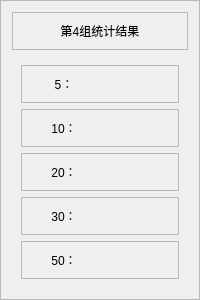
       <widget class="QFrame" name="frame_37">
        <property name="frameShape">
         <enum>QFrame::StyledPanel</enum>
        </property>
        <property name="frameShadow">
         <enum>QFrame::Raised</enum>
        </property>
        <layout class="QGridLayout" name="gridLayout_63">
         <item row="0" column="0">
          <widget class="QFrame" name="frame12">
           <property name="maximumSize">
            <size>
             <width>16777215</width>
             <height>50</height>
            </size>
           </property>
           <property name="frameShape">
            <enum>QFrame::StyledPanel</enum>
           </property>
           <property name="frameShadow">
            <enum>QFrame::Raised</enum>
           </property>
           <layout class="QGridLayout" name="gridLayout_39">
            <item row="0" column="0">
             <widget class="QLabel" name="label_58">
              <property name="text">
               <string>第4组统计结果</string>
              </property>
              <property name="alignment">
               <set>Qt::AlignCenter</set>
              </property>
             </widget>
            </item>
           </layout>
          </widget>
         </item>
         <item row="1" column="0">
          <widget class="QWidget" name="widget_6" native="true">
           <layout class="QGridLayout" name="gridLayout_40">
            <item row="0" column="0">
             <widget class="QFrame" name="frame_39">
              <property name="frameShape">
               <enum>QFrame::StyledPanel</enum>
              </property>
              <property name="frameShadow">
               <enum>QFrame::Raised</enum>
              </property>
              <layout class="QGridLayout" name="gridLayout_41">
               <item row="0" column="0">
                <widget class="QLabel" name="label_59">
                 <property name="layoutDirection">
                  <enum>Qt::LeftToRight</enum>
                 </property>
                 <property name="text">
                  <string>5：</string>
                 </property>
                 <property name="alignment">
                  <set>Qt::AlignCenter</set>
                 </property>
                </widget>
               </item>
               <item row="0" column="1">
                <widget class="QLabel" name="label4_1">
                 <property name="text">
                  <string/>
                 </property>
                 <property name="alignment">
                  <set>Qt::AlignCenter</set>
                 </property>
                </widget>
               </item>
              </layout>
             </widget>
            </item>
            <item row="1" column="0">
             <widget class="QFrame" name="frame_40">
              <property name="frameShape">
               <enum>QFrame::StyledPanel</enum>
              </property>
              <property name="frameShadow">
               <enum>QFrame::Raised</enum>
              </property>
              <layout class="QGridLayout" name="gridLayout_42">
               <item row="0" column="0">
                <widget class="QLabel" name="label_61">
                 <property name="text">
                  <string>10：</string>
                 </property>
                 <property name="alignment">
                  <set>Qt::AlignCenter</set>
                 </property>
                </widget>
               </item>
               <item row="0" column="1">
                <widget class="QLabel" name="label4_2">
                 <property name="text">
                  <string/>
                 </property>
                 <property name="alignment">
                  <set>Qt::AlignCenter</set>
                 </property>
                </widget>
               </item>
              </layout>
             </widget>
            </item>
            <item row="2" column="0">
             <widget class="QFrame" name="frame_41">
              <property name="frameShape">
               <enum>QFrame::StyledPanel</enum>
              </property>
              <property name="frameShadow">
               <enum>QFrame::Raised</enum>
              </property>
              <layout class="QGridLayout" name="gridLayout_43">
               <item row="0" column="0">
                <widget class="QLabel" name="label_63">
                 <property name="text">
                  <string>20：</string>
                 </property>
                 <property name="alignment">
                  <set>Qt::AlignCenter</set>
                 </property>
                </widget>
               </item>
               <item row="0" column="1">
                <widget class="QLabel" name="label4_3">
                 <property name="text">
                  <string/>
                 </property>
                 <property name="alignment">
                  <set>Qt::AlignCenter</set>
                 </property>
                </widget>
               </item>
              </layout>
             </widget>
            </item>
            <item row="3" column="0">
             <widget class="QFrame" name="frame_42">
              <property name="frameShape">
               <enum>QFrame::StyledPanel</enum>
              </property>
              <property name="frameShadow">
               <enum>QFrame::Raised</enum>
              </property>
              <layout class="QGridLayout" name="gridLayout_44">
               <item row="0" column="0">
                <widget class="QLabel" name="label_65">
                 <property name="text">
                  <string>30：</string>
                 </property>
                 <property name="alignment">
                  <set>Qt::AlignCenter</set>
                 </property>
                </widget>
               </item>
               <item row="0" column="1">
                <widget class="QLabel" name="label4_4">
                 <property name="text">
                  <string/>
                 </property>
                 <property name="alignment">
                  <set>Qt::AlignCenter</set>
                 </property>
                </widget>
               </item>
              </layout>
             </widget>
            </item>
            <item row="4" column="0">
             <widget class="QFrame" name="frame_43">
              <property name="frameShape">
               <enum>QFrame::StyledPanel</enum>
              </property>
              <property name="frameShadow">
               <enum>QFrame::Raised</enum>
              </property>
              <layout class="QGridLayout" name="gridLayout_45">
               <item row="0" column="0">
                <widget class="QLabel" name="label_67">
                 <property name="text">
                  <string>50：</string>
                 </property>
                 <property name="alignment">
                  <set>Qt::AlignCenter</set>
                 </property>
                </widget>
               </item>
               <item row="0" column="1">
                <widget class="QLabel" name="label4_5">
                 <property name="text">
                  <string/>
                 </property>
                 <property name="alignment">
                  <set>Qt::AlignCenter</set>
                 </property>
                </widget>
               </item>
              </layout>
             </widget>
            </item>
           </layout>
          </widget>
         </item>
        </layout>
       </widget>
